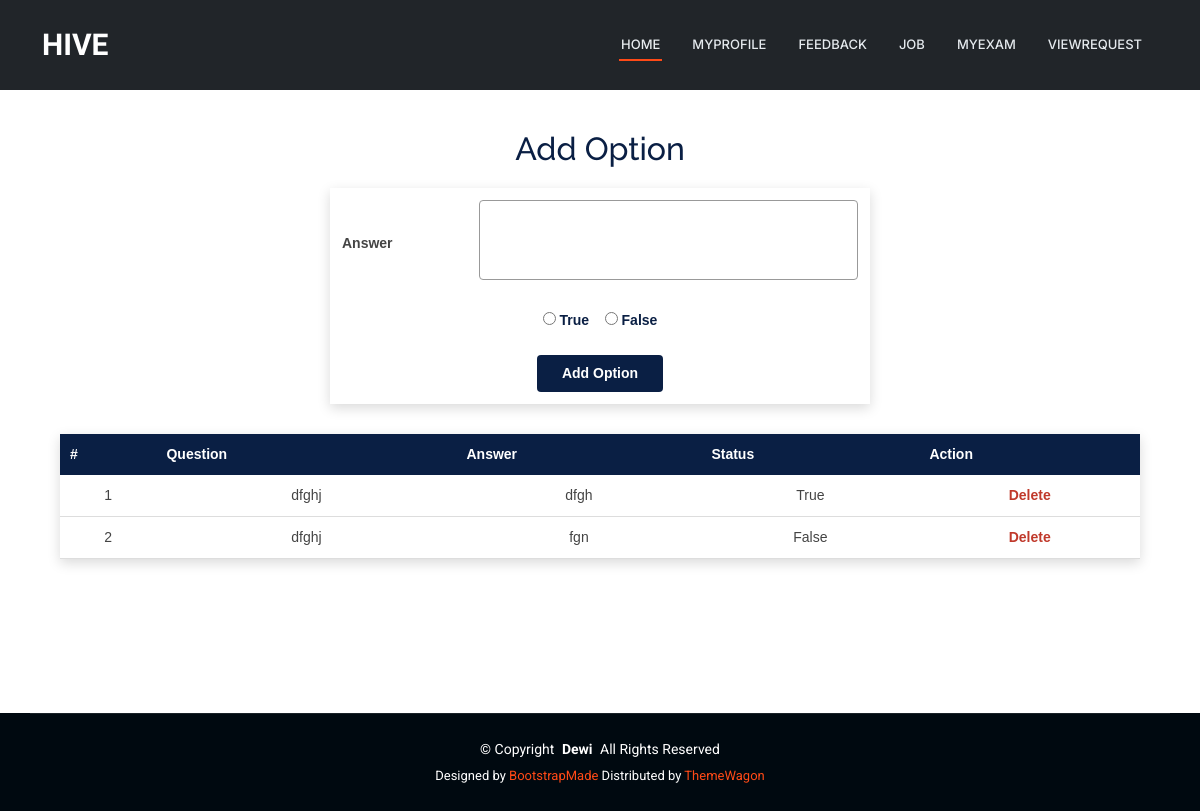
The page /JobProvider/addoptions/1 on the database its author committed.
### JobProvider/models.py (models this page shows)
class tbl_options(models.Model):
    questions=models.ForeignKey(tbl_questions,on_delete=models.CASCADE)
    answer=models.CharField(max_length=100)
    status = models.BooleanField()

class tbl_questions(models.Model):
    question=models.CharField(max_length=100)
    examination=models.ForeignKey(tbl_examination,on_delete=models.CASCADE)

### JobProvider/views.py (the view)
# urls.py: path('addoptions/<int:id>',views.addoptions,name='addoptions'),
def addoptions(request, id):
    que = tbl_options.objects.filter(questions=id)
    if request.method == "POST":
        questions = tbl_questions.objects.get(id=id)
        ans = request.POST.get("txt_answer")
        status = request.POST.get("txt_radio") == "True"
        count = tbl_options.objects.filter(questions=questions, status=True).count()
        if status and count > 0:
            return render(request, 'JobProvider/Option.html', {
                'msg': "Corrected Answer is already added",
                'result': que,
                'id': id
            })
        else:
            tbl_options.objects.create(
                answer=ans,
                questions=questions,
                status=status
            )
            return redirect("JobProvider:addoptions", id=id)
    else:
        return render(request, 'JobProvider/Option.html', {'result': que, 'id': id})

### JobProvider/Templates/JobProvider/Option.html (shortened to what this page needs)
{% extends 'JobProvider/Header.html' %}
{% block content %}
<div class="jp-option-wrapper">
    <h2 class="jp-option-title">Add Option</h2>
    <form action="" method="post" enctype="multipart/form-data">
        <table class="jp-option-form-table">
            <tr>
                <td><strong>Answer</strong></td>
                <td><textarea name="txt_answer" required></textarea></td>
            </tr>
            <tr>
                <td colspan="2" align="center" class="jp-option-radio">
                    <input type="radio" name="txt_radio" value="True"> True
                    &nbsp;&nbsp;
                    <input type="radio" name="txt_radio" value="False"> False
                </td>
            </tr>
            <tr>
                <td colspan="2" align="center">
                    <input type="submit" value="Add Option" class="jp-option-btn">
                </td>
            </tr>
        </table>
    </form>
    <table class="jp-option-table">
        <tr>
            <th>#</th>
            <th>Question</th>
            <th>Answer</th>
            <th>Status</th>
            <th>Action</th>
        </tr>
        {% for i in result %}
        <tr>
            <td>{{ forloop.counter }}</td>
            <td width="300">{{ i.questions.question }}</td>
            <td>{{ i.answer }}</td>
            <td>{{ i.status }}</td>
            <td class="jp-option-delete">
                <a href="{% url 'JobProvider:delopt' i.id id %}">Delete</a>
            </td>
        </tr>
        {% endfor %}
    </table>
</div>
{% endblock %}

### Guest/static/Main/assets/css/main.css (style rules this page uses)
:root { --default-font: "Roboto", system-ui, -apple-system, "Segoe UI", Roboto, "Helvetica Neue", Arial, "Noto Sans", "Liberation Sans", sans-serif, "Apple Color Emoji", "Segoe UI Emoji", "Segoe UI Symbol", "Noto Color Emoji"; --heading-font: "Raleway", sans-serif; --nav-font: "Inter", sans-serif; }
:root { --background-color: #ffffff; --default-color: #444444; --heading-color: #273d4e; --accent-color: #ff4a17; --surface-color: #ffffff; --contrast-color: #ffffff; }
:root { --nav-color: #e5eaee; --nav-hover-color: #ff4a17; --nav-mobile-background-color: #ffffff; --nav-dropdown-background-color: #ffffff; --nav-dropdown-color: #444444; --nav-dropdown-hover-color: #ff4a17; }
:root { scroll-behavior: smooth; }
body { color: var(--default-color); background-color: var(--background-color); font-family: var(--default-font); }
a { color: var(--accent-color); text-decoration: none; transition: 0.3s; }
h1, h2, h3, h4, h5, h6 { color: var(--heading-color); font-family: var(--heading-font); }

### JobProvider/Templates/JobProvider/Option.html (style rules this page uses)
.jp-option-wrapper { width: 90%; margin: 30px auto; font-family: Arial, sans-serif; }
.jp-option-title { text-align: center; color: #0a1f44; margin-bottom: 20px; }
.jp-option-form-table { width: 50%; margin: 0 auto 30px auto; border-collapse: collapse; background-color: #ffffff; box-shadow: 0 4px 12px rgba(0,0,0,0.15); }
.jp-option-form-table td { padding: 12px; font-size: 14px; }
.jp-option-form-table textarea { width: 100%; height: 80px; padding: 8px; border: 1px solid #999; border-radius: 4px; resize: none; }
.jp-option-radio { font-weight: bold; color: #0a1f44; }
.jp-option-btn { padding: 8px 25px; background-color: #0a1f44; color: white; border: none; border-radius: 4px; cursor: pointer; font-weight: bold; }
.jp-option-table { width: 100%; border-collapse: collapse; background-color: #ffffff; box-shadow: 0 4px 12px rgba(0,0,0,0.15); }
.jp-option-table th { background-color: #0a1f44; color: white; padding: 10px; font-size: 14px; }
.jp-option-table td { padding: 10px; text-align: center; font-size: 14px; border-bottom: 1px solid #ddd; }
.jp-option-delete a { color: #c0392b; font-weight: bold; text-decoration: none; }

### rows shown on the page
tbl_options: questions.question "dfghj", answer "dfgh", status "True"
tbl_options: questions.question "dfghj", answer "fgn", status "False"
